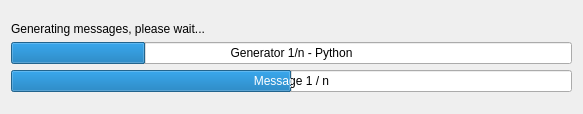
<?xml version="1.0" encoding="UTF-8"?>
<ui version="4.0">
 <class>Dialog</class>
 <widget class="QDialog" name="Dialog">
  <property name="geometry">
   <rect>
    <x>0</x>
    <y>0</y>
    <width>583</width>
    <height>114</height>
   </rect>
  </property>
  <property name="windowTitle">
   <string>Progress</string>
  </property>
  <layout class="QGridLayout" name="gridLayout">
   <item row="0" column="0">
    <spacer name="verticalSpacer_2">
     <property name="orientation">
      <enum>Qt::Vertical</enum>
     </property>
     <property name="sizeHint" stdset="0">
      <size>
       <width>20</width>
       <height>40</height>
      </size>
     </property>
    </spacer>
   </item>
   <item row="3" column="0">
    <widget class="QProgressBar" name="messageProgress">
     <property name="value">
      <number>50</number>
     </property>
     <property name="format">
      <string>Message 1 / n</string>
     </property>
    </widget>
   </item>
   <item row="2" column="0">
    <widget class="QProgressBar" name="generatorProgress">
     <property name="value">
      <number>24</number>
     </property>
     <property name="format">
      <string>Generator 1/n - Python</string>
     </property>
    </widget>
   </item>
   <item row="4" column="0">
    <spacer name="verticalSpacer">
     <property name="orientation">
      <enum>Qt::Vertical</enum>
     </property>
     <property name="sizeHint" stdset="0">
      <size>
       <width>20</width>
       <height>40</height>
      </size>
     </property>
    </spacer>
   </item>
   <item row="1" column="0">
    <widget class="QLabel" name="label">
     <property name="text">
      <string>Generating messages, please wait...</string>
     </property>
    </widget>
   </item>
  </layout>
 </widget>
 <resources/>
 <connections/>
</ui>
